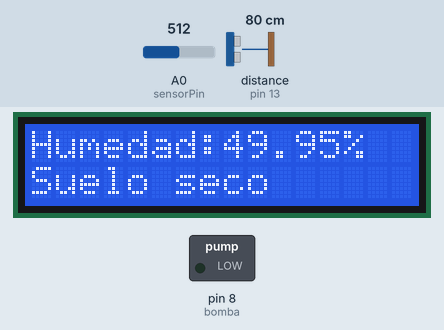
Simulated run of this sketch. Board: Arduino Uno, built with avr-gcc and run on an emulated ATmega328P. On the bench: 16×2 character LCD, switched loads named in the sketch (green lamp = pin HIGH). The test bench sets the inputs (shaded band); at power-on: A0 (sensorPin) = 512, distance to the obstacle (sensor on pin 13) 80 cm. What the sketch prints to the serial monitor is not drawn.

Above: at 1.2 s.
1.3 s: A0 (sensorPin) set to 491
At 2.9 s:
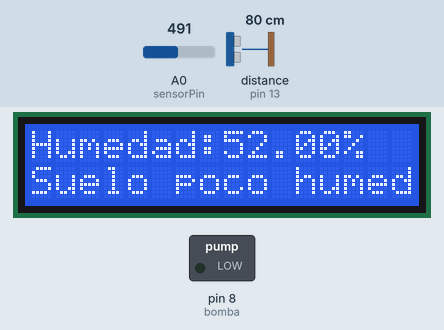
5.4 s: A0 (sensorPin) set to 311
At 6.9 s:
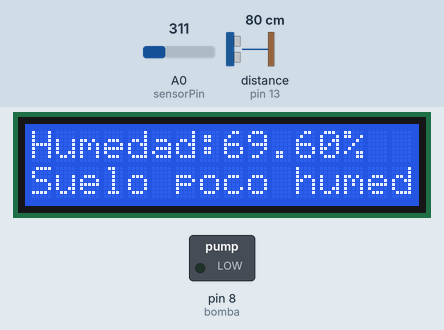
8.6 s: A0 (sensorPin) set to 293
At 9.9 s:
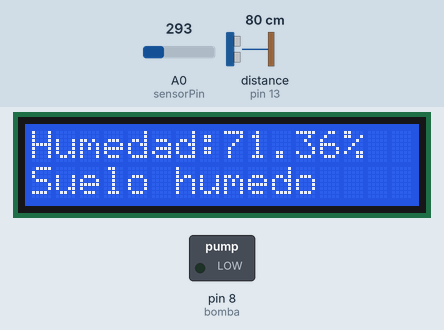
Timing chart, 0 to 11.6 s (numbered marks = the images above; inputs shaded):
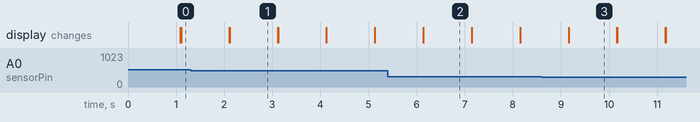

The sketch:

Riego.ino
```cpp
#include <LiquidCrystal.h>
#include <Ultrasonic.h>
LiquidCrystal lcd(7, 6, 5, 4, 3, 2);
Ultrasonic ultrasonico(12, 13);
int sensorPin = A0;
int bomba = 8;
int zumbador = 11;


void setup() {
  Serial.begin(9600);
  lcd.begin(16, 2);
  pinMode(bomba, OUTPUT);
}

void loop() {
  int humedad = analogRead(sensorPin);
  lcd.print("Humedad:");
  lcd.print(100 - humedad / 10.23);
  lcd.print("%");
  lcd.setCursor(0, 1);

  if (humedad >= 500) {
    ultrasonico.read();
    lcd.print("Suelo seco");
    lcd.setCursor(10, 1);
    ultrasonico.read();

    if (ultrasonico.read() > 6) {
      digitalWrite(bomba, LOW);
      digitalWrite(zumbador, HIGH);
    } else {
      digitalWrite(bomba, HIGH);
      digitalWrite(zumbador, LOW);
    }
  }

  else if (humedad < 500 && humedad > 300) {
    lcd.print("Suelo poco humedo");
    lcd.setCursor(10, 1);
  } else {
    lcd.print("Suelo humedo");
    lcd.setCursor(10, 1);
  }

  Serial.println(humedad);
  delay(1000);
  lcd.clear();
}
```

Measured:
- the behaviour switches between 500 and 499 on A0 (sensorPin) (found by bisection; images 0 and 1)
- the behaviour switches between 301 and 300 on A0 (sensorPin) (found by bisection; images 2 and 3)
- after the input at 1.3 s, the display: first differs from a run without the input after 0.81 s (image 1)
- after the input at 5.4 s, the display: first differs from a run without the input after 0.74 s (image 2)
- after the input at 8.6 s, the display: first differs from a run without the input after 0.56 s (image 3)
- what the display in image 1 shows lasts 1.0 s, from 2.1 s to 3.1 s
